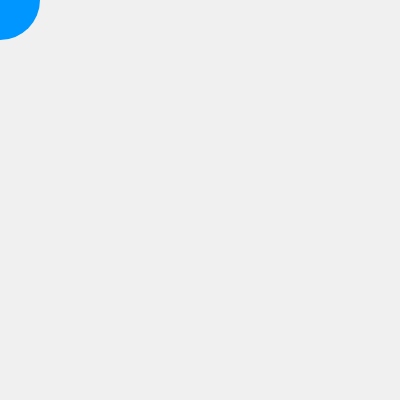
Frame 1 (no input)
Frame 60 (no input): identical to frame 1, image omitted
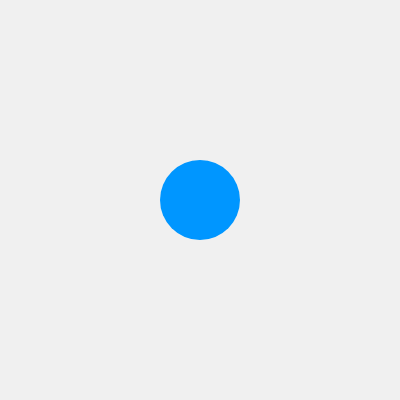
Frame 120 (the mouse pressed at the canvas centre since frame 60)

The p5.js sketch that drew these frames (run headless with seeded random() and noise() and a simulated clock; from frame 60 on, the mouse is pressed at the canvas centre):

// p5.js sketch
// ── sketch.js
function setup() {
  createCanvas(400, 400);
  noStroke();
}

function draw() {
  background(240);

  fill(0, 150, 255);
  circle(mouseX, mouseY, 80);
}
